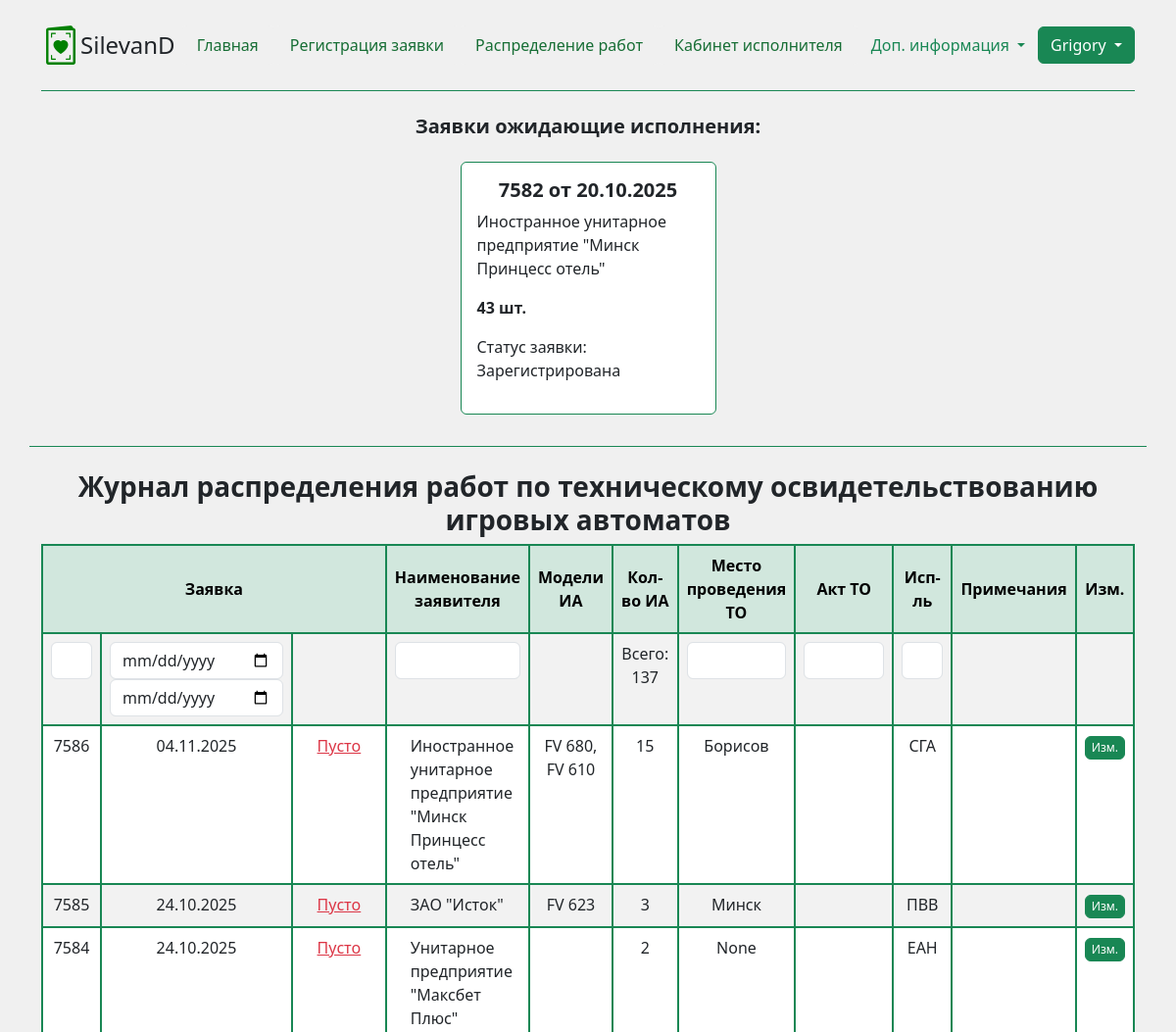
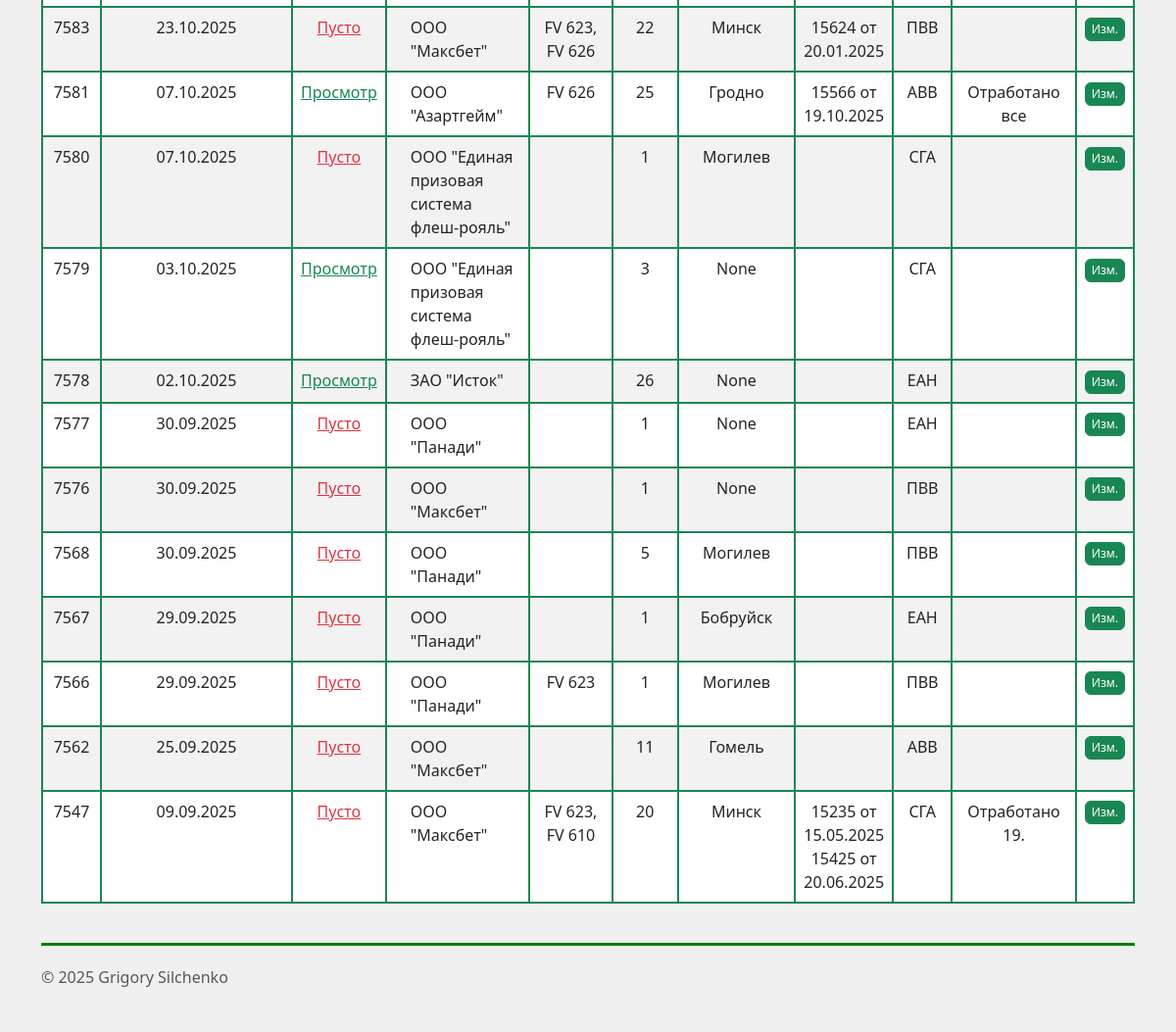
The page /distribution/ (signed in) on the database its author committed (2 pictures, top to bottom).
### application/models.py (models this page shows)
class Application(models.Model):
    application_number = models.IntegerField()
    created_on = models.DateField(default=timezone.now, blank=True, null=True)
    application_number_belgiss = models.IntegerField(blank=True, null=True, verbose_name='Входящий номер БелГИСС')
    date_belgiss = models.DateField(blank=True, null=True, verbose_name='Дата входящего номера БелГИСС')
    num_of_mach = models.IntegerField(verbose_name='Количество ИА')
    bill_number = models.CharField(max_length=20, blank=True, null=True, verbose_name='Номер счета')
    bill_date = models.DateField(blank=True, null=True, verbose_name='Дата счета')
    pdf = models.FileField(verbose_name='PDF', upload_to='PDF/', blank=True, null=True)
    declarant = models.ForeignKey('Declarant', on_delete=models.CASCADE, related_name='applications', verbose_name='Заявитель')
    status = models.ForeignKey('Status', on_delete=models.CASCADE, related_name='applications')
    def __str__(self):
        return str(self.application_number)

class Declarant(models.Model):
    name = models.CharField(max_length=200, verbose_name='Наименование заявителя')
    address = models.TextField(max_length=500, verbose_name='Юридический адрес')
    unp = models.IntegerField(verbose_name='УНП')
    def __str__(self):
        return self.name

class Status(models.Model):
    status = models.CharField(max_length=200)
    def __str__(self):
        return self.status

### distribution/models.py (models this page shows)
class ControlJournal(models.Model):
    short_slot_name = models.TextField(max_length=200, blank=True, null=True, verbose_name='Модели ИА')
    place = models.CharField(max_length=50, blank=True, null=True, verbose_name='Место проведения ТО')
    application = models.ForeignKey('application.Application', on_delete=models.CASCADE, related_name='control_journal')
    act = models.TextField(max_length=200, blank=True, null=True, verbose_name='Акт ТО')
    notice = models.TextField(max_length=200, blank=True, null=True, verbose_name='Примечание')
    user = models.ForeignKey(User, on_delete=models.CASCADE, verbose_name='Исполнитель')
    def __str__(self):
        return str(self.application)

### distribution/views.py (the view)
# urls.py: path('distribution/', include('distribution.urls')),
@permission_required('distribution.view_controljournal')
def distribution(request):
    distributions = ControlJournal.objects.all().order_by('-application')
    applications = Application.objects.filter(status__in=['2', '1', '7']).order_by('-id')
    app_get = request.GET.get('app')
    if app_get:
        distributions = distributions.filter(application__application_number__contains=str(app_get))
    date_get_start = request.GET.get('date_start')
    date_get_end = request.GET.get('date_end')
    if date_get_start and date_get_end:
        start = date.fromisoformat(date_get_start)
        end = date.fromisoformat(date_get_end)
        distributions = distributions.filter(application__created_on__range=(start, end))
    declarant_get = request.GET.get('declarant')
    if declarant_get:
        distributions = distributions.filter(application__declarant__name__icontains=declarant_get)
    place_get = request.GET.get('place')
    if place_get:
        distributions = distributions.filter(place__icontains=place_get)
    act_get = request.GET.get('act')
    if act_get:
        distributions = distributions.filter(act__icontains=act_get)
    user_get = request.GET.get('user')
    if user_get:
        distributions = distributions.filter(user__username__icontains=user_get)
    mach_total = distributions.aggregate(total=Sum('application__num_of_mach'))['total']
    context = (
        {
            'distributions': distributions,
            'app_get': app_get,
            'date_get_start': date_get_start,
            'date_get_end': date_get_end,
            'declarant_get': declarant_get,
            'place_get': place_get,
            'act_get': act_get,
            'user_get': user_get,
            'applications': applications,
            'mach_total': mach_total
         }
    )
    return render(request, 'distribution.html', context)

### distribution/templates/distribution.html (shortened to what this page needs)
{% extends "base.html" %}
{% block page_content %}
<br>
<div class="container">
        <h5 class="d-flex justify-content-center">
            <b>Заявки ожидающие исполнения:</b>
        </h5>
        <div class="row d-flex justify-content-center py-3 mb-4 border-bottom border-success">
                {% for application in applications %}
                <div class="col-md-3 mb-3 d-flex align-items-stretch">
                    <div class="card h-100 border border-success">
                        <div class="card-body">
                            <h5 class="card-title"><b>{{ application }} от {{ application.created_on|date:"d.m.Y" }}</b></h5>
                            <p class="card-text">{{ application.declarant }}</p>
                            <p class="card-text"><b>{{ application.num_of_mach }} шт.</b></p>
                            <p class="card-text">Статус заявки: {{ application.status }}</p>
                        </div>
                    </div>
                </div>
                {% endfor %}
        </div>
    <h3 class="d-flex justify-content-center">
        <b>Журнал распределения работ по техническому освидетельствованию игровых автоматов</b>
    </h3>
    <form class="search-form d-flex" role="search">
    <table class="table table-hover table-striped table-bordered border-2 border-success text-center">
      <thead class="table table-success table-bordered border-success align-middle">
        <tr>
          <th scope="col" colspan="3">Заявка</th>
          <th scope="col">Наименование заявителя</th>
          <th scope="col">Модели ИА</th>
          <th scope="col" style="width: 70px;">Кол-во ИА</th>
          <th scope="col" style="width: 100px;">Место проведения ТО</th>
          <th scope="col" style="width: 100px;">Акт ТО</th>
          <th scope="col" style="width: 80px;">Исп-ль</th>
          <th scope="col">Примечания</th>
          <th scope="col" style="width: 50px;">Изм.</th>
        </tr>
      </thead>
      <tbody>
        <tr>
            <td style="width: 80px;">
                <input type="search" name="app" class="form-control me-2" value="{{ app_get|default:'' }}" aria-label="Search">
            </td>
            <td>
                <input type="date" name="date_start" class="form-control me-2 datepicker" value="{{ date_get_start|default:'' }}" aria-label="Search">
                <input type="date" name="date_end" class="form-control me-2 datepicker" value="{{ date_get_end|default:'' }}" aria-label="Search">
            </td>
            <td>  </td>
            <td>
                    <input type="search" name="declarant" class="form-control me-2" value="{{ declarant_get|default:'' }}" aria-label="Search">
            </td>
            <td>  </td>
            <td>
                Всего:
                {{ mach_total }}
            </td>
            <td>
                    <input type="search" name="place" class="form-control me-2" value="{{ place_get|default:'' }}" aria-label="Search">
            </td>
            <td>
                <input type="search" name="act" class="form-control me-2" value="{{ act_get|default:'' }}" aria-label="Search">
            </td>
            <td>
                <input type="search" name="user" class="form-control me-2" value="{{ user_get|default:'' }}" aria-label="Search">
            </td>
            <td>  </td>
            <td>
            </td>
        </tr>
      {% for distribution in distributions %}
        <tr>
          <td>{{ distribution }}</td>
          <td>{{ distribution.application.created_on|date:"d.m.Y" }}</td>
          <td>
              {% if distribution.application.pdf %}
                <a href="{{ distribution.application.pdf.url }}" class="text text-success" target="_blank">Просмотр</a>
              {% else %}
                <a class="text text-danger">Пусто</a>
              {% endif %}
          </td>
          <td class="text-start ps-4">{{ distribution.application.declarant }}</td>
          <td>{{ distribution.short_slot_name }}</td>
          <td>{{ distribution.application.num_of_mach }}</td>
          <td>{{ distribution.place }}</td>
          <td>{{ distribution.act }}</td>
          <td>{{ distribution.user }}</td>
          <td>{{ distribution.notice }}</td>
          <td><a href="{% url 'distribution_change' distribution.pk  %}" class="btn btn-success" style="padding: 2px 6px; font-size: 12px;">Изм.</a>
          </td>
        </tr>
      {% endfor %}
      </tbody>
    </table>
    </form>
</div>
{% endblock %}

### templates/base.html (shortened to what this page needs)
<!doctype html>
<html lang="ru">
  <head>
    <link href="https://cdn.jsdelivr.net/npm/bootstrap@5.3.0/dist/css/bootstrap.min.css" rel="stylesheet">
    <link rel="stylesheet" href="https://cdn.jsdelivr.net/npm/bootstrap-icons/font/bootstrap-icons.css">
  </head>
  <body style="background-color: #f0f0f0;">
    <div class="container">
      <header class="d-flex flex-wrap justify-content-center align-items-center py-3 border-bottom border-success">
        <a href="/" class="d-flex align-items-center mb-3 mb-md-0 me-md-auto text-dark text-decoration-none">
          <i class="bi bi-valentine2" style="font-size: 40px; color: green;"></i>
          <span class="fs-4">SilevanD</span>
        </a>
        <ul class="nav nav-pills">
          <li class="nav-item"><a href="{% url 'home' %}" class="nav-link" aria-current="page">Главная</a></li>
          <li class="nav-item"><a href="{% url 'application' %}" class="nav-link">Регистрация заявки</a></li>
          <li class="nav-item"><a href="{% url 'distribution' %}" class="nav-link">Распределение работ</a></li>
          <li class="nav-item"><a href="{% url 'act_creation' %}" class="nav-link">Кабинет исполнителя</a></li>
        </ul>
        <div class="dropdown">
          <button class="btn text-success dropdown-toggle" type="button" data-bs-toggle="dropdown" aria-expanded="false">
            Доп. информация
          </button>
        </div>
        <div class="d-flex align-items-center">
          {% if request.user.is_authenticated %}
            <div class="dropdown">
              <button class="btn btn-success dropdown-toggle" type="button" id="dropdownLogout" data-bs-toggle="dropdown" aria-expanded="false">
                {{ request.user.get_full_name|default:request.user.username }}
              </button>
            </div>
          {% else %}
            <a class="btn btn-outline-success" href="{% url 'login' %}">Войти</a>
          {% endif %}
        </div>
      </header>
    </div>
    {% block page_content %}
    {% endblock %}
    <div class="container">
      <footer class="d-flex flex-wrap justify-content-between align-items-center py-3 my-4" style="border-top: 3px solid green; margin: 0;">
        <p class="col-md-4 mb-0 text-body-secondary">© 2025 Grigory Silchenko</p>
        <a href="/" class="col-md-4 d-flex align-items-center justify-content-center mb-3 mb-md-0 me-md-auto
        link-body-emphasis text-decoration-none" aria-label="Bootstrap">
          <svg class="bi me-2" width="40" height="32" aria-hidden="true"><use xlink:href="#bootstrap"></use></svg>
        </a>
      </footer>
    </div>
  </body>
</html>

### templates/base.html (style rules this page uses)
h1, h3, h5 { text-align: center; }
.nav-link { background-color: #f0f0f0; color: #176e35; }
.table-bordered, .table-bordered th, .table-bordered td { border: 1px solid #198754 !important; }
.table { border-collapse: separate; border-spacing: 0; }

### rows shown on the page
Application: application_number "7582", created_on "20.10.2025", declarant "Иностранное унитарное предприятие \"Минск Принцесс отель\"", num_of_mach "43", status "Зарегистрирована"
ControlJournal: application.application_number "7586", application.created_on "04.11.2025", shows "Пусто", application.declarant "Иностранное унитарное предприятие \"Минск Принцесс отель\"", short_slot_name "FV 680, FV 610", application.num_of_mach "15", place "Борисов", user "СГА"
ControlJournal: application.application_number "7585", application.created_on "24.10.2025", shows "Пусто", application.declarant "ЗАО \"Исток\"", short_slot_name "FV 623", application.num_of_mach "3", place "Минск", user "ПВВ"
ControlJournal: application.application_number "7584", application.created_on "24.10.2025", shows "Пусто", application.declarant "Унитарное предприятие \"Максбет Плюс\"", application.num_of_mach "2", place "None", user "ЕАН"
ControlJournal: application.application_number "7583", application.created_on "23.10.2025", shows "Пусто", application.declarant "ООО \"Максбет\"", short_slot_name "FV 623, FV 626", application.num_of_mach "22", place "Минск", act "15624 от 20.01.2025", user "ПВВ"
ControlJournal: application.application_number "7581", application.created_on "07.10.2025", application.declarant "ООО \"Азартгейм\"", short_slot_name "FV 626", application.num_of_mach "25", place "Гродно", act "15566 от 19.10.2025", user "АВВ", notice "Отработано все"
ControlJournal: application.application_number "7580", application.created_on "07.10.2025", shows "Пусто", application.declarant "ООО \"Единая призовая система флеш-рояль\"", application.num_of_mach "1", place "Могилев", user "СГА"
ControlJournal: application.application_number "7579", application.created_on "03.10.2025", application.declarant "ООО \"Единая призовая система флеш-рояль\"", application.num_of_mach "3", place "None", user "СГА"
ControlJournal: application.application_number "7578", application.created_on "02.10.2025", application.declarant "ЗАО \"Исток\"", application.num_of_mach "26", place "None", user "ЕАН"
ControlJournal: application.application_number "7577", application.created_on "30.09.2025", shows "Пусто", application.declarant "ООО \"Панади\"", application.num_of_mach "1", place "None", user "ЕАН"
ControlJournal: application.application_number "7576", application.created_on "30.09.2025", shows "Пусто", application.declarant "ООО \"Максбет\"", application.num_of_mach "1", place "None", user "ПВВ"
ControlJournal: application.application_number "7568", application.created_on "30.09.2025", shows "Пусто", application.declarant "ООО \"Панади\"", application.num_of_mach "5", place "Могилев", user "ПВВ"
ControlJournal: application.application_number "7567", application.created_on "29.09.2025", shows "Пусто", application.declarant "ООО \"Панади\"", application.num_of_mach "1", place "Бобруйск", user "ЕАН"
ControlJournal: application.application_number "7566", application.created_on "29.09.2025", shows "Пусто", application.declarant "ООО \"Панади\"", short_slot_name "FV 623", application.num_of_mach "1", place "Могилев", user "ПВВ"
ControlJournal: application.application_number "7562", application.created_on "25.09.2025", shows "Пусто", application.declarant "ООО \"Максбет\"", application.num_of_mach "11", place "Гомель", user "АВВ"
ControlJournal: application.application_number "7547", application.created_on "09.09.2025", shows "Пусто", application.declarant "ООО \"Максбет\"", short_slot_name "FV 623, FV 610", application.num_of_mach "20", place "Минск", act "15235 от 15.05.2025 15425 от 20.06.2025", user "СГА", notice "Отработано 19."

### other values the page prints
{{ request.user.get_full_name|default:request.user.username }} "Grigory"
{{ mach_total }} "137"
